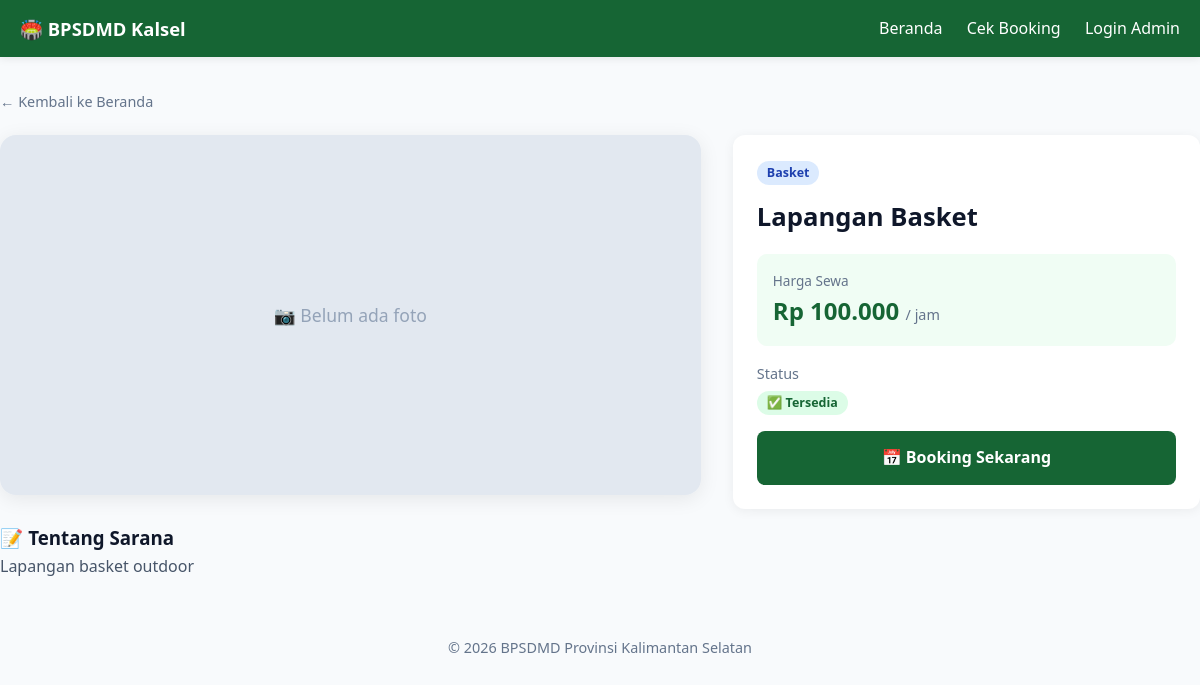
The page /pages/detail_sarana.php?slug=lapangan-basket on the database as committed earlier.
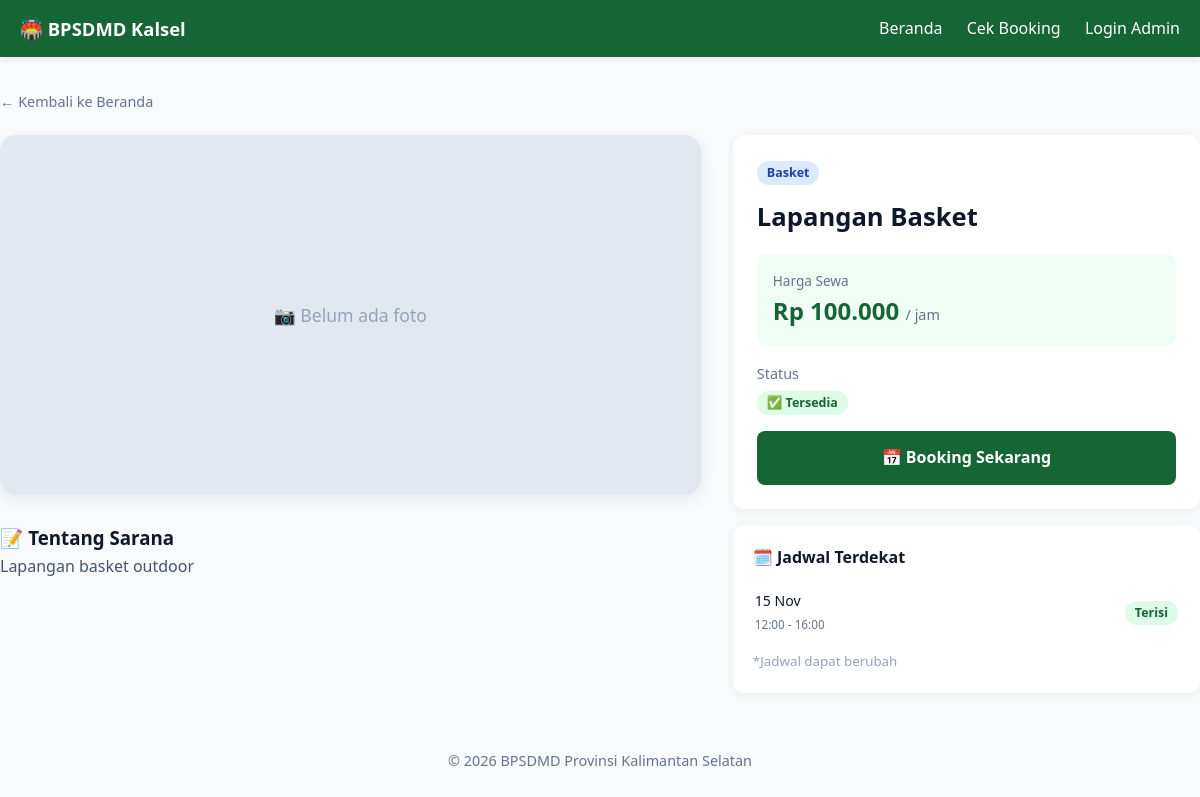
The same page on the database as committed later.
### tables this page shows
CREATE TABLE `booking` (
  `id` int(11) NOT NULL,
  `kode_booking` varchar(20) NOT NULL,
  `sarana_id` int(11) NOT NULL,
  `nama_penyewa` varchar(100) NOT NULL,
  `no_hp` varchar(20) NOT NULL,
  `email` varchar(100) DEFAULT NULL,
  `instansi` varchar(150) DEFAULT NULL,
  `tanggal` date NOT NULL,
  `jam_mulai` time NOT NULL,
  `jam_selesai` time NOT NULL,
  `durasi_jam` int(11) NOT NULL,
  `harga_per_jam` decimal(12,2) NOT NULL,
  `subtotal` decimal(12,2) NOT NULL,
  `diskon_id` int(11) DEFAULT NULL,
  `diskon_persen` decimal(5,2) DEFAULT 0.00,
  `total_bayar` decimal(12,2) NOT NULL,
  `metode_pembayaran` enum('tunai','transfer') DEFAULT NULL,
  `status_pembayaran` enum('belum_bayar','menunggu_verifikasi','berhasil','gagal') DEFAULT 'belum_bayar',
  `bukti_transfer` varchar(255) DEFAULT NULL,
  `catatan_pembayaran` text DEFAULT NULL,
  `verified_payment_by` int(11) DEFAULT NULL,
  `verified_payment_at` datetime DEFAULT NULL,
  `status` enum('pending','terverifikasi','ditolak','selesai','batal') DEFAULT 'pending',
  `kode_gambar` varchar(255) DEFAULT NULL,
  `catatan_petugas` text DEFAULT NULL,
  `verified_by` int(11) DEFAULT NULL,
  `verified_at` datetime DEFAULT NULL,
  `created_at` timestamp NOT NULL DEFAULT current_timestamp()
);

### includes/functions.php (called while the page is built, shortened)
<?php
function e($str) { return htmlspecialchars($str ?? '', ENT_QUOTES, 'UTF-8'); }

### pages/detail_sarana.php (the view, shortened to what this page needs)
<?php
require_once __DIR__ . '/../includes/auth.php';
$slug = trim($_GET['slug'] ?? '');
if ($slug === '') {
    $id = (int)($_GET['id'] ?? 0);
    if ($id) {
        $stmt = $conn->prepare("SELECT * FROM sarana WHERE id = ?");
        $stmt->bind_param('i', $id);
    } else {
        redirect(BASE_URL . '/index.php');
    }
} else {
    $stmt = $conn->prepare("SELECT * FROM sarana WHERE slug = ?");
    $stmt->bind_param('s', $slug);
}
$stmt->execute();
$s = $stmt->get_result()->fetch_assoc();
$bookings = $conn->query("
    SELECT tanggal, jam_mulai, jam_selesai, status
    FROM booking
    WHERE sarana_id = {$s['id']}
      AND status IN ('pending','terverifikasi')
      AND tanggal >= CURDATE()
    ORDER BY tanggal ASC, jam_mulai ASC
    LIMIT 5
");
require_once __DIR__ . '/../includes/header.php';
?>
<div class="container page">
  <a href="<?= BASE_URL ?>/index.php" style="color:#64748b;font-size:.9rem;">← Kembali ke Beranda</a>
  <div style="display:grid;grid-template-columns:1.5fr 1fr;gap:32px;margin-top:20px;" class="detail-grid">
    <div>
      <div style="border-radius:16px;overflow:hidden;box-shadow:0 4px 20px rgba(0,0,0,.08);">
        <?php if ($s['gambar']): ?>
          <img src="<?= BASE_URL ?>/assets/img/sarana/<?= e($s['gambar']) ?>"
               style="width:100%;height:360px;object-fit:cover;display:block;">
        <?php else: ?>
          <div style="height:360px;background:#e2e8f0;display:flex;align-items:center;justify-content:center;color:#94a3b8;font-size:1.1rem;">
            📷 Belum ada foto
          </div>
        <?php endif; ?>
      </div>
      <?php if (!empty($s['deskripsi'])): ?>
        <h3 style="margin-top:28px;">📝 Tentang Sarana</h3>
        <p style="color:#475569;line-height:1.7;"><?= nl2br(e($s['deskripsi'])) ?></p>
      <?php endif; ?>
    </div>
    <div>
      <div style="position:sticky;top:20px;">
        <div class="card" style="padding:24px;">
          <span class="badge badge-info"><?= e($s['jenis']) ?></span>
          <h1 style="margin:12px 0 8px 0;font-size:1.6rem;"><?= e($s['nama']) ?></h1>
          <div style="margin:16px 0;padding:16px;background:#f0fdf4;border-radius:10px;">
            <div style="font-size:.85rem;color:#64748b;">Harga Sewa</div>
            <div style="font-size:1.5rem;font-weight:700;color:#166534;">
              Rp <?= number_format($s['harga_per_jam'],0,',','.') ?>
              <span style="font-size:.9rem;color:#64748b;font-weight:400;">/ jam</span>
            </div>
          </div>
          <div style="margin:12px 0;">
            <div style="font-size:.9rem;color:#64748b;margin-bottom:4px;">Status</div>
            <span class="badge badge-<?= $s['status']==='tersedia'?'success':'warning' ?>">
              <?= $s['status']==='tersedia' ? '✅ Tersedia' : '🔧 Sedang Maintenance' ?>
            </span>
          </div>
          <?php if ($s['status'] === 'tersedia'): ?>
            <a href="booking.php?sarana_id=<?= $s['id'] ?>" class="btn btn-primary btn-block" style="margin-top:16px;padding:14px;font-size:1rem;">
              📅 Booking Sekarang
            </a>
          <?php else: ?>
            <button class="btn btn-block" style="margin-top:16px;padding:14px;background:#e2e8f0;color:#94a3b8;cursor:not-allowed;" disabled>
              🔧 Tidak Tersedia
            </button>
          <?php endif; ?>
        </div>
        <?php if ($bookings && $bookings->num_rows > 0): ?>
          <div class="card" style="padding:20px;margin-top:16px;">
            <h4 style="margin-bottom:12px;">🗓️ Jadwal Terdekat</h4>
            <table style="width:100%;font-size:.88rem;">
              <?php while ($b = $bookings->fetch_assoc()): ?>
                <tr style="border-bottom:1px solid #f1f5f9;">
                  <td style="padding:6px 0;">
                    <?= date('d M', strtotime($b['tanggal'])) ?><br>
                    <small style="color:#64748b;">
                      <?= substr($b['jam_mulai'],0,5) ?> - <?= substr($b['jam_selesai'],0,5) ?>
                    </small>
                  </td>
                  <td style="text-align:right;padding:6px 0;">
                    <span class="badge badge-<?= $b['status']==='terverifikasi'?'success':'warning' ?>">
                      <?= $b['status']==='terverifikasi' ? 'Terisi' : 'Pending' ?>
                    </span>
                  </td>
                </tr>
              <?php endwhile; ?>
            </table>
            <small style="color:#94a3b8;display:block;margin-top:8px;">*Jadwal dapat berubah</small>
          </div>
        <?php endif; ?>
      </div>
    </div>
  </div>
</div>
<?php require_once __DIR__ . '/../includes/footer.php'; ?>

Rows that differ between the two databases and show on the page:
added booking: tanggal "15 Nov", jam_mulai "12:00", jam_selesai "16:00", status "Terisi"
Other text that changed with them:
text now shown: "🗓️ Jadwal Terdekat *Jadwal dapat berubah"
